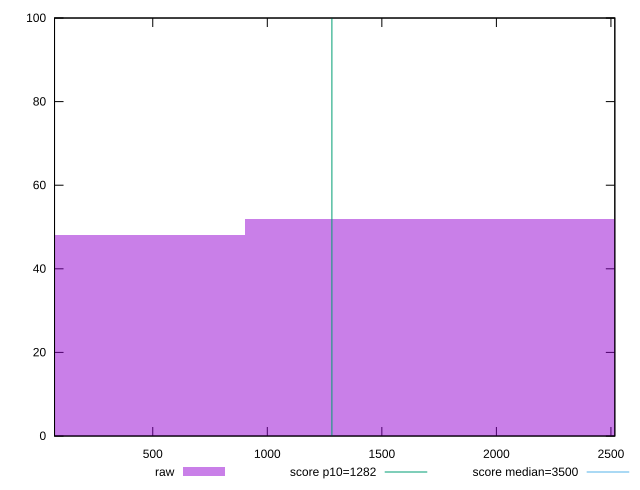

Source code (gnuplot):
reset

$raw <<EOF
1803.3613184100332 52
0 48
EOF

set key outside below
set boxwidth 1803.3613184100332
set xrange [71.24799999999999:2516.9680000000003]
set yrange [0:100]
set trange [0:100]
set style fill transparent solid 0.5 noborder

set parametric
set terminal svg size 640, 490 enhanced background rgb 'white'
set output "reports/report_00028_2021-02-24T12-49-42.674Z/bootup-time/samples/agenda/raw/histogram.svg"

plot $raw title "raw" with boxes, \
     1282,t title "score p10=1282", \
     3500,t title "score median=3500"

reset
